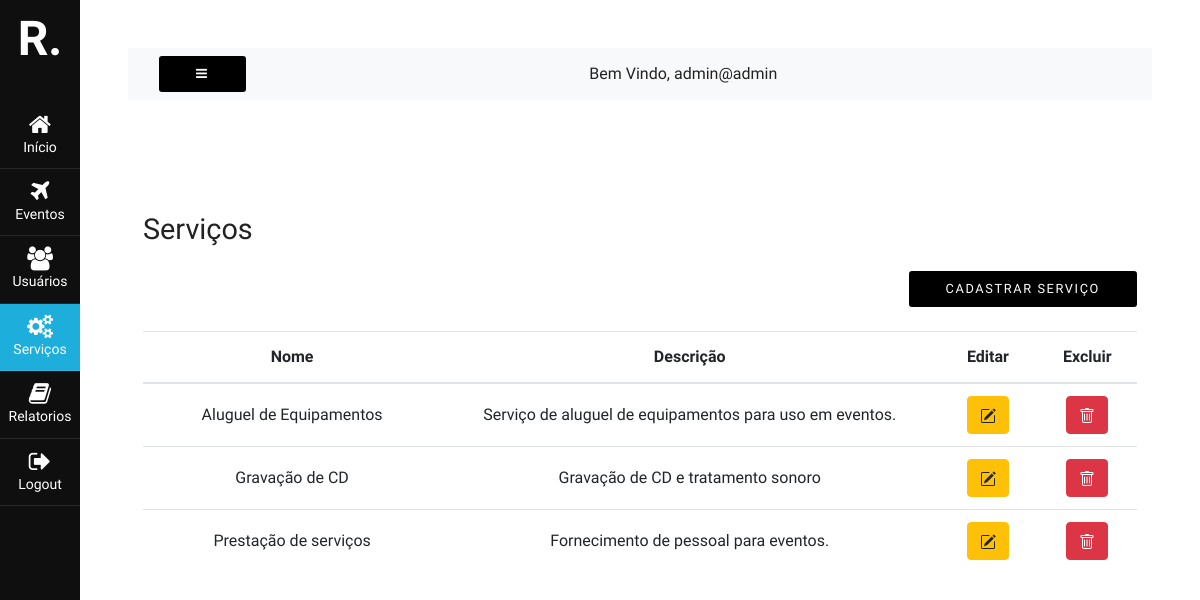
/view/dashboard-admin-servicos.php (signed in), run on an earlier commit of the app's database.
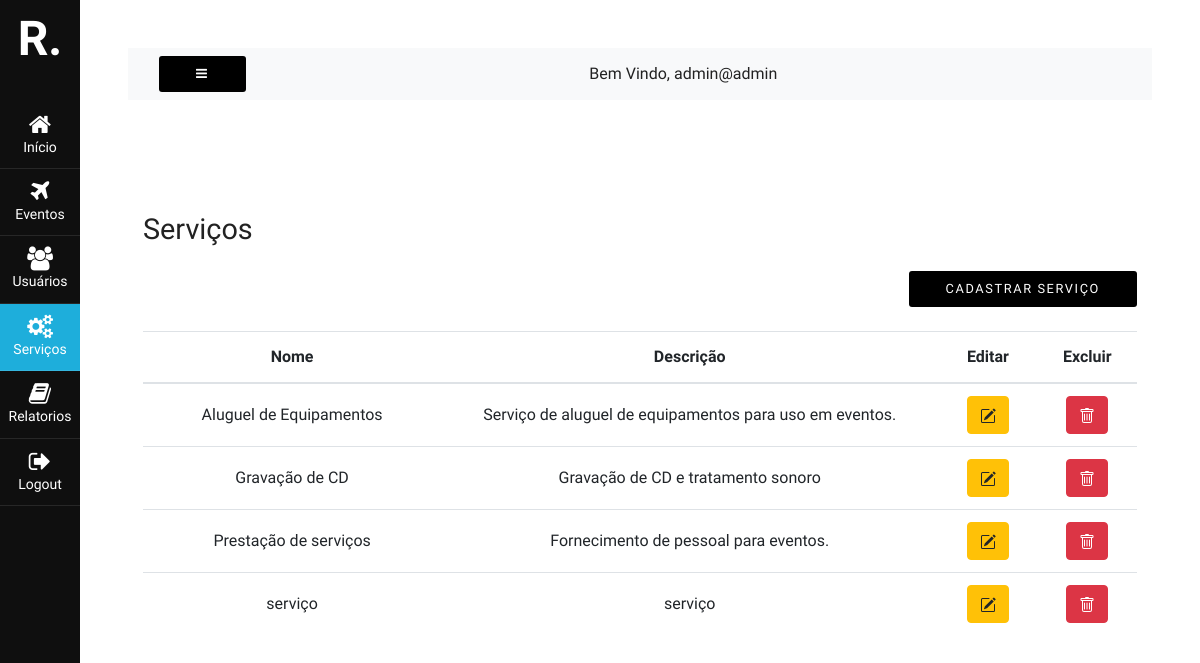
And on a later commit of the database.
### tables this page shows
CREATE TABLE `servicos` (
  `servico_id` int(11) NOT NULL AUTO_INCREMENT,
  `servico_titulo` varchar(150) NOT NULL,
  `servico_descricao` varchar(300) DEFAULT NULL,
  PRIMARY KEY (`servico_id`)
);

### model/admin.php (called while the page is built, shortened)
<?php
  class Admin {
    private $conn;
    public function __construct() {
      $database = new Database();
      $db = $database->dbconn();
      $this->conn = $db;
    }
    public function runQuery($sql) {
      $stmt = $this->conn->prepare($sql);
      return $stmt;
    }
  }
?>

### view/Modals/servicos.php (the view, shortened to what this page needs)
<div class="container pt-5 flex flow-column" id="services" style="height: 100vh;">
  <h2>Serviços</h2>
  <button type="button" class="mb-4 ml-auto" data-toggle="modal" data-target="#modalCadastrarServicos">
    Cadastrar Serviço
  </button>
  <table class="table table-stripped">
      <thead>
      <tr>
        <th style="width: 30%;">Nome</th>
        <th style="width: 50%;">Descrição</th>
        <th style="width: 10%;">Editar</th>
        <th style="width: 10%;">Excluir</th>
      </tr>
    </thead>
    <tbody>
      <?php
        $query = "SELECT * from servicos ORDER BY servico_titulo";
        $stmt = $objAdmin->runQuery($query);
        $stmt->execute();
        if($stmt->rowCount() > 0) {
          while($rowServico = $stmt->fetch(PDO::FETCH_ASSOC)) {
      ?>
          <tr>
            <td><?php  echo($rowServico['servico_titulo']); ?></td>
            <td><?php  echo($rowServico['servico_descricao']); ?></td>
            <td>
              <button type="button" class="btn btn-warning" data-toggle="modal" data-target="#modalEditarServicos" data-id="<?php print $rowServico['servico_id'] ?>" data-name="<?php print $rowServico['servico_titulo'] ?>" data-description="<?php print $rowServico['servico_descricao'] ?>">
              </button>
            </td>
            <td>
              <button type="button" class="btn btn-danger"  data-toggle="modal" data-target="#modalDeletarServicos" data-id="<?php print $rowServico['servico_id'] ?>" data-name="<?php print $rowServico['servico_titulo'] ?>">
              </button>
            </td>
          </tr>
      <?php
          }
        }
      ?>
    </tbody>
  </table>
</div>

What changed in the data, as far as the page shows it:
added servicos: servico_titulo "serviço", servico_descricao "serviço"
